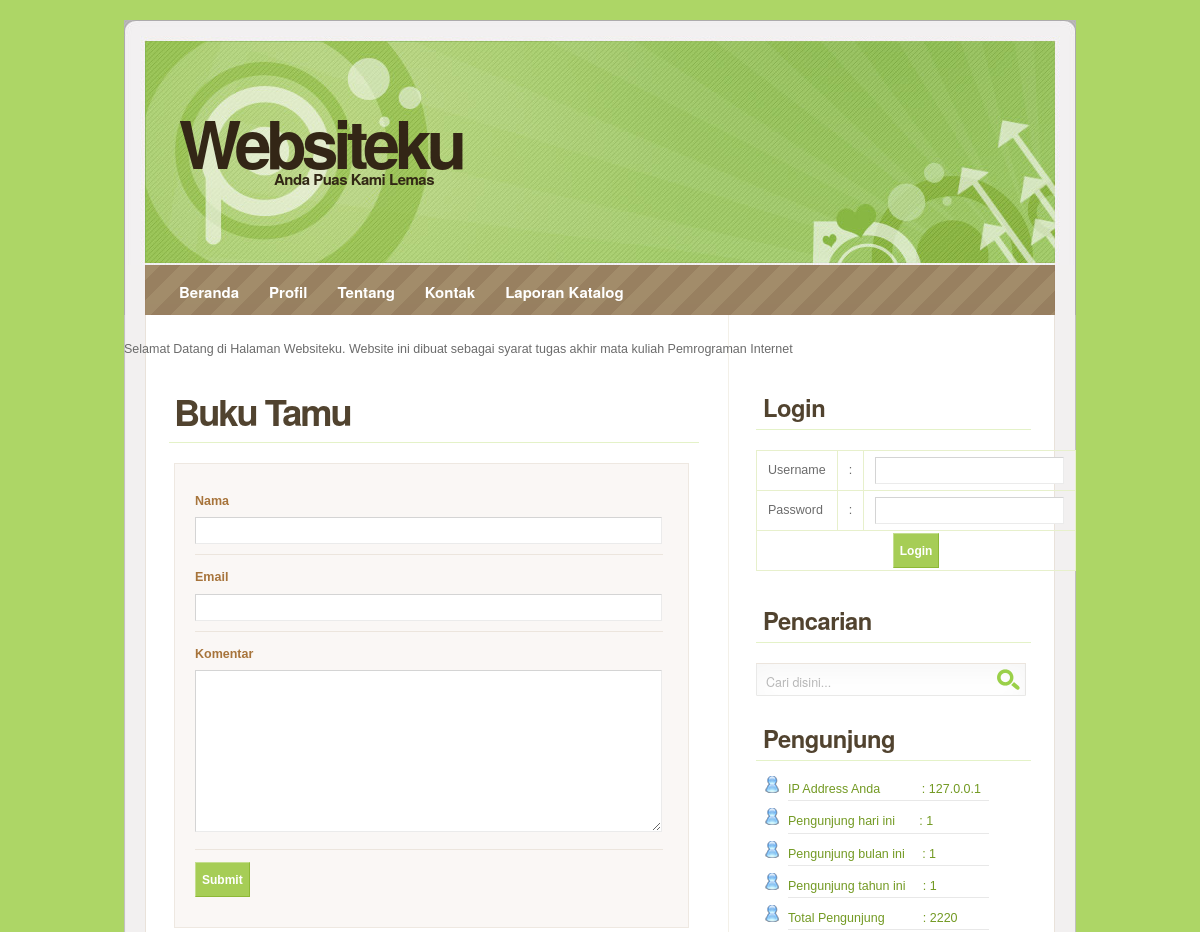
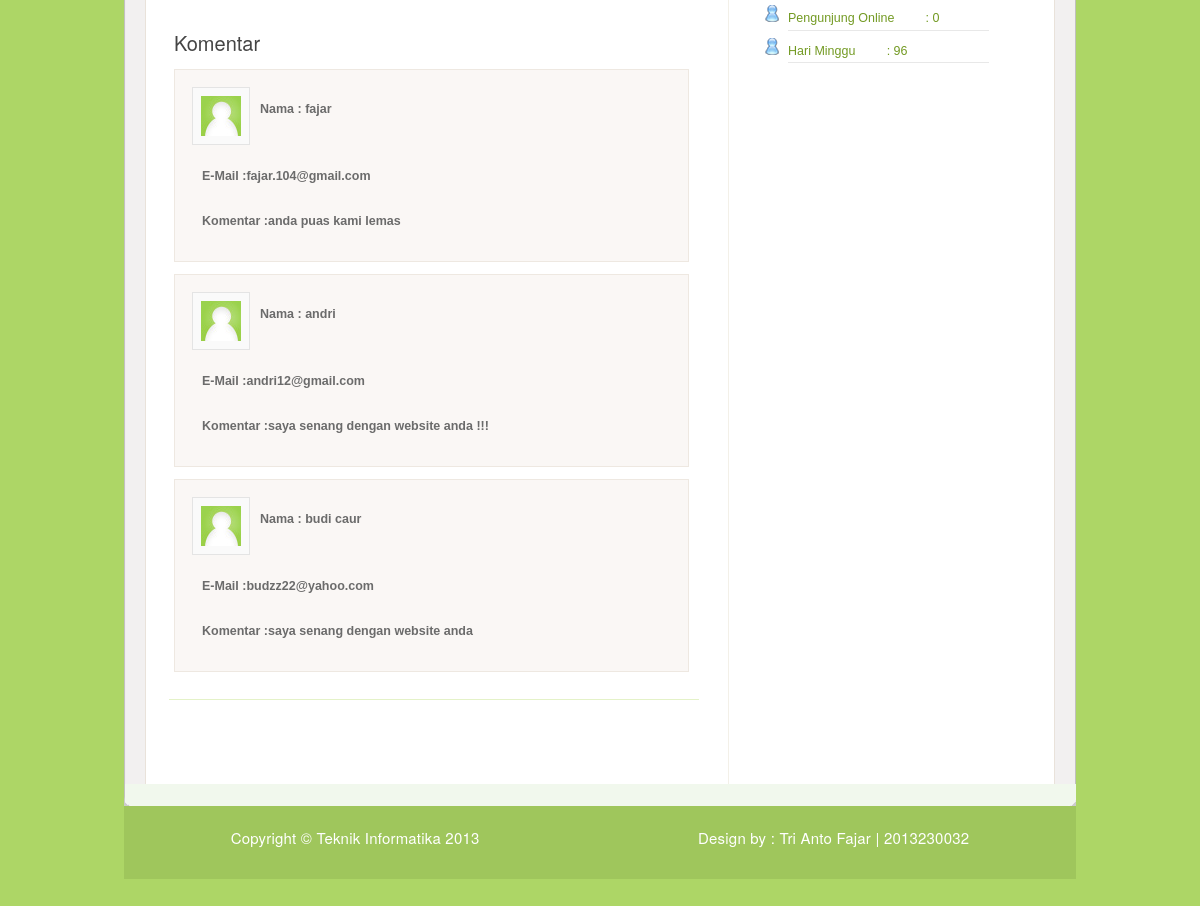
/index.php?page=contact, run on the app's committed database (2 pictures, top to bottom).
### tables this page shows
CREATE TABLE IF NOT EXISTS `guest_book` (
  `id` int(11) NOT NULL AUTO_INCREMENT,
  `nama` varchar(100) NOT NULL,
  `email` varchar(100) NOT NULL,
  `komentar` text NOT NULL,
  PRIMARY KEY (`id`)
);

### komentar.php (the view)
<h3 id="comments">Komentar</h3>
      <?php
include 'config/koneksi.php';
$tampil="SELECT * FROM guest_book ORDER BY id";
$hasil=mysqli_query($konek,$tampil)or die(mysqli_error($konek));
while ($data=mysqli_fetch_array($hasil)) { ?>
    <ol class="commentlist">
     <li class="alt" id="comment-63"> <cite>
    <img alt="" src="images/gravatar.jpg" class="avatar" height="40" width="40" />
      <p>Nama : <?php echo $data['nama'] ?></p><br />
      <p>E-Mail :<?php echo  $data['email'] ?></p>
        <div class=comment-text>
        <p>Komentar :<?php echo $data['komentar'] ?></p>
         </div>
      </li>
      </ol>
         <?php
     		}
         ?>

### css/style.css (style rules this page uses)
* { margin: 0; padding: 0; outline: 0 }
body { background: #add666 url() repeat-y ; font: 12.5px/170% 'Lucida Grande', 'Lucida Sans Unicode', Geneva, Verdana, sans-serif; color: #6B6B6B; text-align: center; }
h1, h2, h3 { font-family: 'Trebuchet MS', 'Helvetica Neue', Arial, Sans-serif; font-weight: Bold; padding: 10px; color: #444; }
h3 { font-size: 1.6em; font-weight: normal; padding: 16px 10px 4px 10px; }
p { padding: 12px 10px; }
ul, ol { margin: 10px 20px; padding: 0 20px; }
img { background: #FAFAFA; border: 1px solid #E4E4E4; padding: 8px; }
ol.commentlist { margin: 12px 10px; padding: 0; border-style: solid; border-color: #EEE8E1; border-width: 1px 1px 0 1px; }
.commentlist li { margin: 0; padding: 10px; list-style: none; border-bottom: 1px solid #EEE8E1; }
.commentlist li cite { display: block; font-style: normal; font-weight: bold; padding: 7px; }
.commentlist li cite img { float: left; margin-right: 10px; }
.commentlist li .comment-text { clear: both; margin: 0; padding: 0; }
.commentlist li.alt { background: #FAF7F5; }

### data on the page
guest_book: nama "fajar", email "fajar.104@gmail.com", komentar "anda puas kami lemas"
guest_book: nama "andri", email "andri12@gmail.com", komentar "saya senang dengan website anda !!!"
guest_book: nama "budi caur", email "budzz22@yahoo.com", komentar "saya senang dengan website anda"

### other printed values
$ip_address "127.0.0.1"
$jlh_hari "1"
$jlh_bulan "1"
$jlh_tahun "1"
$tot "2220"
$time_online "0"
$sun "96"
